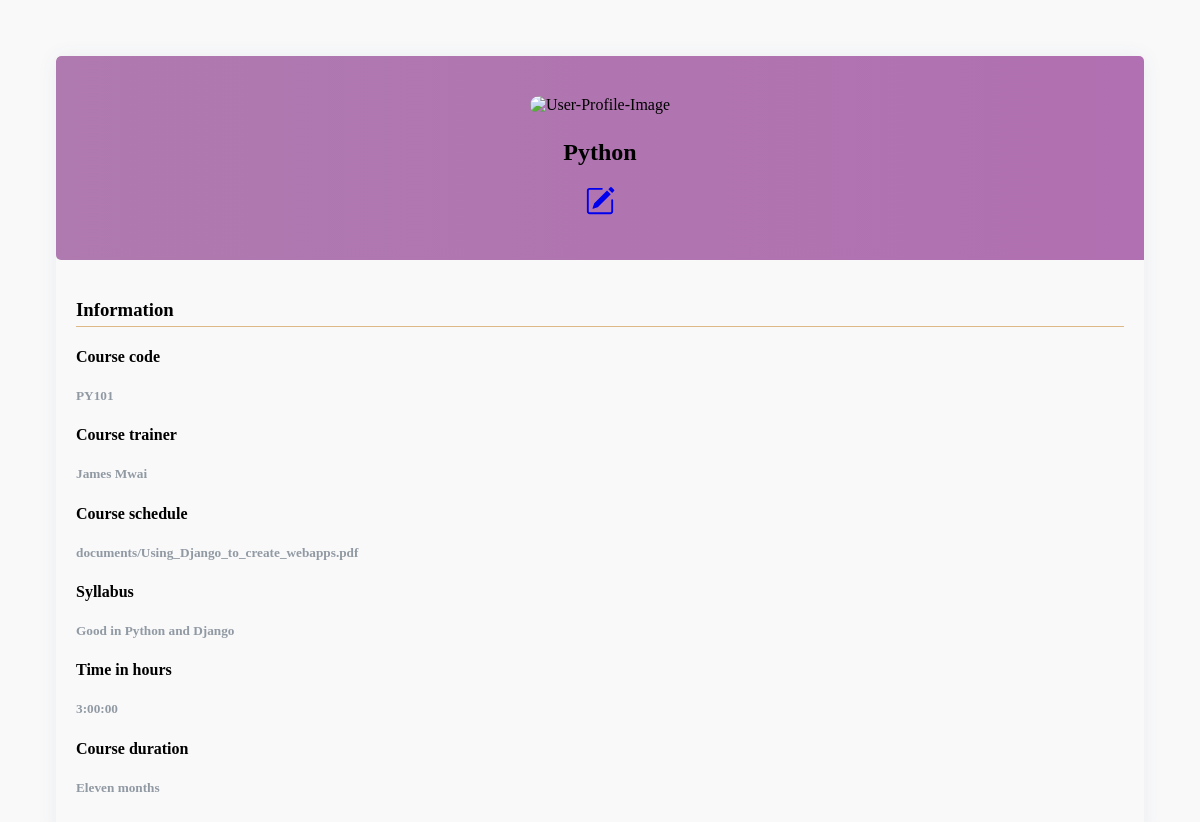
Screenshot of /course/profile/2/ with the database file from the repository.
### course/models.py (models this page shows)
class Course(models.Model):
    course_name=models.CharField(max_length=30)
    course_code=models.CharField(max_length=10)
    course_trainer=models.CharField(max_length=30)
    course_schedule=models.FileField(upload_to='documents/',blank='True')
    syllabus=models.TextField(max_length=300)
    time_in_hours=models.DurationField()
    course_duration=models.CharField(max_length=30)

### course/views.py (the view)
# urls.py: path('profile/<int:id>/',course_profile,name="course_profile"),
def course_profile(request,id):
    course=Course.objects.get(id=id)
    return render(request,"course_profile.html",{"course":course})

### course/templates/course_profile.html (shortened to what this page needs)
<!DOCTYPE html>
<html lang="en">
<head>
</head>
<body>
    <div class="page-content page-container" id="page-content">
        <div class="padding">
            <div class="row container d-flex justify-content-center">
                <div class="col-xl-6 col-md-12">
                    <div class="card user-card-full">
                        <div class="row m-l-0 m-r-0">
                            <div class="col-sm-4 bg-c-lite-green user-profile">
                                <div class="card-block text-center text-white">
                                    <div class="m-b-25"> <img src="https://bit.ly/3jtyZot" class="img-radius" alt="User-Profile-Image"> </div>
                                    <h2 class="f-w-600">{{ course.course_name }}</h2>
                                     <a href="{% url 'edit_course' id=course.id %}"></i></a>
                                </div>
                            </div>
                            <div class="col-sm-8">
                                <div class="card-block">
                                    <h3 class="m-b-20 p-b-5 b-b-default f-w-600">Information</h3>
                                    <div class="row">
                                        <div class="col-sm-6">
                                            <h4 class="m-b-10 f-w-600">Course code</h4>
                                            <h5 class="text-muted f-w-400">{{ course.course_code }}</h5>
                                        </div>
                                        <div class="row">
                                            <div class="col-sm-6">
                                                <h4 class="m-b-10 f-w-600">Course trainer</h4>
                                                <h5 class="text-muted f-w-400">{{ course.course_trainer }} </h5>
                                            </div>
                                            <div class="row">
                                                <div class="col-sm-6">
                                                    <h4 class="m-b-10 f-w-600">Course schedule</h4>
                                                    <h5 class="text-muted f-w-400">{{ course.course_schedule }}</h5>
                                                </div>
                                                <div class="row">
                                                    <div class="col-sm-6">
                                                        <h4 class="m-b-10 f-w-600">Syllabus</h4>
                                                        <h5 class="text-muted f-w-400">{{ course.syllabus }}</h5>
                                                    </div>
                                                    <div class="row">
                                                        <div class="col-sm-6">
                                                            <h4 class="m-b-10 f-w-600">Time in hours</h4>
                                                            <h5 class="text-muted f-w-400">{{ course.time_in_hours }} </h5>
                                                        </div>
                                                            <div class="row">
                                                                <div class="col-sm-6">
                                                                    <h4 class="m-b-10 f-w-600">Course duration</h4>
                                                                    <h5 class="text-muted f-w-400">{{ course.course_duration }} </h5>
                                                                </div>
                                </div>
                            </div>
                        </div>
                    </div>
                </div>
            </div>
        </div>
    </div>
</body>
</html>

### course/templates/course_profile.html (style rules this page uses)
body { background-color: #f9f9fa }
.padding { padding: 3rem !important }
.user-card-full { overflow: hidden }
.card { border-radius: 5px; -webkit-box-shadow: 0 1px 20px 0 rgba(69, 90, 100, 0.08); box-shadow: 0 1px 20px 0 rgba(69, 90, 100, 0.08); border: none; margin-bottom: 30px }
.m-r-0 { margin-right: 0px }
.m-l-0 { margin-left: 0px }
.user-card-full .user-profile { border-radius: 5px 0 0 5px }
.bg-c-lite-green { background: -webkit-gradient(linear, left top, right top, from(purple), to(purple)); background: linear-gradient(to right, rgb(175, 122, 175), rgb(177, 112, 177)) }
.user-profile { padding: 20px 0 }
.card-block { padding: 1.25rem }
.m-b-25 { margin-bottom: 25px; }
.img-radius { border-radius: 65px; text-align: center; }
.b-b-default { border-bottom: 1px solid burlywood }
.m-b-20 { margin-bottom: 20px }
.p-b-5 { padding-bottom: 5px !important }
.m-b-10 { margin-bottom: 10px }
.text-muted { color: #919aa3 !important }
.f-w-600 { font-weight: 600; }
.col-sm-4 { text-align: center; }

### rows the page displays
Course: course_name "Python", course_code "PY101", course_trainer "James Mwai", course_schedule "documents/Using_Django_to_create_webapps.pdf", syllabus "Good in Python and Django", time_in_hours "3:00:00", course_duration "Eleven months"
